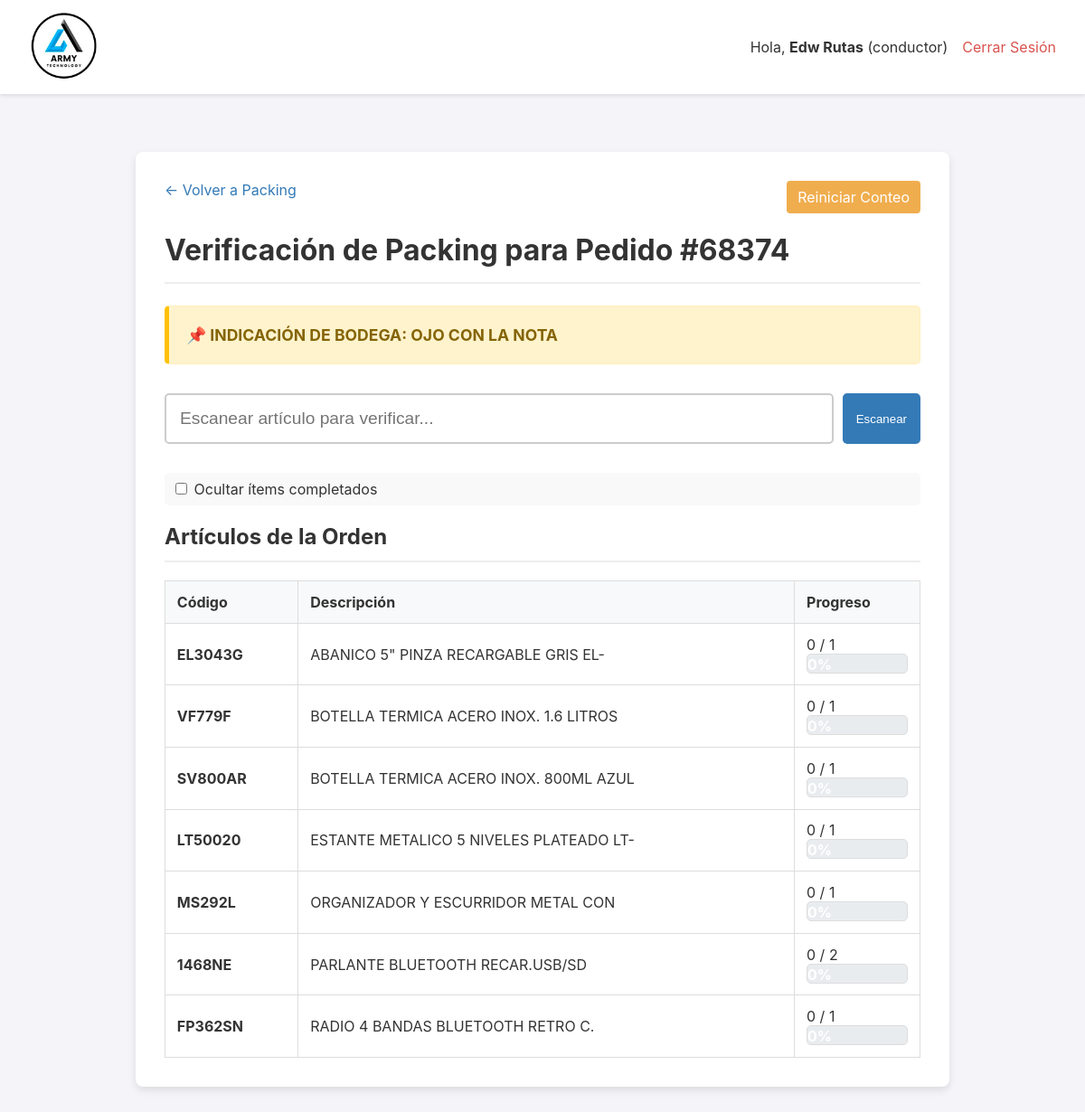
The page /packing/13 (signed in) on the database its author committed.
### app.py (models this page shows, shortened)
class User(UserMixin, db.Model):
    id = db.Column(db.Integer, primary_key=True)
    username = db.Column(db.String(80), unique=True, nullable=False)
    password_hash = db.Column(db.String(256), nullable=False)
    role = db.Column(db.String(20), nullable=False, default='operario')

class Orden(db.Model):
    id = db.Column(db.Integer, primary_key=True)
    numero_pedido = db.Column(db.String(50), unique=True, nullable=False)
    cliente_nombre = db.Column(db.String(200), nullable=False)
    cliente_direccion = db.Column(db.String(300), nullable=True)
    estado = db.Column(db.String(30), nullable=False, default='PENDIENTE')
    fecha_creacion = db.Column(db.DateTime, nullable=False, default=datetime.datetime.utcnow)
    lote_id = db.Column(db.Integer, db.ForeignKey('lote_picking.id'), nullable=True)
    items = db.relationship('ItemOrden', backref='orden', lazy=True, cascade="all, delete-orphan")
    fecha_inicio_picking = db.Column(db.DateTime, nullable=True)
    fecha_fin_picking = db.Column(db.DateTime, nullable=True)
    fecha_fin_packing = db.Column(db.DateTime, nullable=True)
    fecha_despacho = db.Column(db.DateTime, nullable=True)
    packer_id = db.Column(db.Integer, db.ForeignKey('user.id', ondelete='SET NULL'), nullable=True)
    packer = db.relationship('User', foreign_keys=[packer_id])
    devolucion_confirmada = db.Column(db.Boolean, default=False, nullable=False)
    bultos = db.relationship('Bulto', backref='orden', cascade="all, delete-orphan")
    hoja_de_ruta_id = db.Column(db.Integer, db.ForeignKey('hoja_de_ruta.id'), nullable=True)
    destino_id = db.Column(db.Integer, db.ForeignKey('destino.id'), nullable=True)
    destino = db.relationship('Destino', backref='ordenes')
    guia_encomienda = db.Column(db.String(100), nullable=True)
    nota_entrega = db.Column(db.Text, nullable=True)
    fecha_entrega_final = db.Column(db.DateTime, nullable=True)
    nota_bodega = db.Column(db.Text, nullable=True)
    foto_guia_url = db.Column(db.String(500), nullable=True)

class ItemOrden(db.Model):
    id = db.Column(db.Integer, primary_key=True)
    orden_id = db.Column(db.Integer, db.ForeignKey('orden.id'), nullable=False)
    codigo_articulo = db.Column(db.String(100), nullable=False)
    descripcion_articulo = db.Column(db.String(300), nullable=False)
    cantidad_solicitada = db.Column(db.Integer, nullable=False)
    cantidad_recogida = db.Column(db.Integer, nullable=False, default=0)
    cantidad_empacada = db.Column(db.Integer, nullable=False, default=0)
    tiene_incidencia = db.Column(db.Boolean, default=False, nullable=False)
    tipo_incidencia = db.Column(db.String(50), nullable=True)
    nota_incidencia = db.Column(db.Text, nullable=True)

### app.py (the view, shortened to what this page needs)
@app.route('/packing/<int:orden_id>', methods=['GET'])
@login_required
def detalle_packing(orden_id):
    orden = db.get_or_404(Orden, orden_id)
    if orden.estado != 'EMPACADO':
        flash('Esta orden no está lista para packing.', 'error')
        return redirect(url_for('dashboard_packing'))
    auto_corregido = False
    for item in orden.items:
        if item.codigo_articulo in CODIGOS_DE_SERVICIO and item.cantidad_empacada != item.cantidad_solicitada:
            item.cantidad_empacada = item.cantidad_solicitada
            auto_corregido = True
            print(f"-> Autocorrección: Servicio {item.codigo_articulo} completado en packing para la orden #{orden.id}")
    if auto_corregido:
        db.session.commit()
    return render_template('detalle_packing.html', orden=orden)

### app.py (called while the page is built)
@login_manager.user_loader
def load_user(user_id):
    return db.session.get(User, int(user_id))

### templates/detalle_packing.html (shortened to what this page needs)
{% extends "layout.html" %}
{% block content %}
<div class="container">
    <a href="{{ url_for('dashboard_packing') }}" class="back-link">← Volver a Packing</a>
    <a href="{{ url_for('detalle_packing', orden_id=orden.id, reset='true') }}" class="action-link" style="float: right; background-color: #f0ad4e; color: white; padding: 8px 12px; text-decoration: none; border-radius: 4px;" onclick="return confirm('¿Está seguro de que desea reiniciar el conteo de packing para esta orden?');">Reiniciar Conteo</a>
    <h1>Verificación de Packing para Pedido #{{ orden.numero_pedido }}</h1>
    {% if orden.nota_bodega %}
        <div style="background-color: #fff3cd; color: #856404; border: 1px solid #ffeeba; border-left: 5px solid #ffc107; padding: 1.2rem; margin: 1.5rem 0; border-radius: 5px; font-weight: bold; font-size: 1.1rem; line-height: 1.4;">
            📌 INDICACIÓN DE BODEGA: <span style="text-transform: uppercase;">{{ orden.nota_bodega }}</span>
        </div>
    {% endif %}
    <form id="scan-form-packing" class="scan-form">
        <input type="text" id="scan-input-packing" class="scan-input" placeholder="Escanear artículo para verificar..." autofocus autocomplete="off">
        <button type="submit" class="scan-btn">Escanear</button>
    </form>
    <div class="view-options">
        <label>
            <input type="checkbox" id="toggle-ocultar-completados">
            Ocultar ítems completados
        </label>
    </div>
    <h2>Artículos de la Orden</h2>
    <table>
        <thead>
            <tr>
                <th>Código</th>
                <th>Descripción</th>
                <th>Progreso</th>
            </tr>
        </thead>
        <tbody>
            {% for item in orden.items %}
                <tr class="item-row" id="item-row-{{ item.codigo_articulo }}">
                    <td><strong>{{ item.codigo_articulo }}</strong></td>
                    <td>{{ item.descripcion_articulo }}</td>
                    <td>
                        {% set escaneados = item.cantidad_empacada %}
                        {% set solicitados = item.cantidad_solicitada %}
                        <span id="progreso-texto-{{ item.codigo_articulo }}">{{ escaneados }} / {{ solicitados }}</span>
                        <div class="progress-bar">
                            {% set progreso_inicial = (escaneados / solicitados) * 100 if solicitados > 0 else (100 if escaneados >= solicitados else 0) %}
                            <div id="progreso-barra-{{ item.codigo_articulo }}" class="progress" style="width: {{ progreso_inicial }}%;">
                                {{ '%.0f'|format(progreso_inicial) }}%
                            </div>
                        </div>
                    </td>
                </tr>
            {% endfor %}
        </tbody>
    </table>
</div>
{% endblock %}

### templates/layout.html (shortened to what this page needs)
<!DOCTYPE html>
<html lang="es">
<head>
</head>
<body>
    <header>
        <div class="logo">
            <a href="{{ url_for('dashboard') }}">
                <img src="{{ url_for('static', filename='img/logo.png') }}" alt="Logo de la Empresa">
            </a>
        </div>
        <nav class="nav">
             {% if current_user.is_authenticated %}
                <div class="user-info">
                    <span>Hola, <strong>{{ current_user.username }}</strong> ({{ current_user.role }})</span>
                    <a href="{{ url_for('logout') }}" style="color: #d9534f;">Cerrar Sesión</a>
                </div>
             {% endif %}
        </nav>
    </header>
    <main>
        {% block content %}{% endblock %}
    </main>
</body>
</html>

### templates/layout.html (style rules this page uses)
body { font-family: -apple-system, BlinkMacSystemFont, "Segoe UI", Roboto, "Helvetica Neue", Arial, sans-serif; margin: 0; background-color: #f4f4f9; color: #333; }
header { background-color: #fff; padding: 10px 2em; display: flex; justify-content: space-between; align-items: center; box-shadow: 0 2px 4px rgba(0,0,0,0.1); position: sticky; top: 0; z-index: 100; }
.logo img { height: 80px; }
.nav { display: flex; align-items: center; gap: 1em; }
.nav-admin-links a, .user-info a { text-decoration: none; color: #007bff; }
.user-info { display: flex; align-items: center; gap: 1em; }
main { padding: 2em; }
* { box-sizing: border-box; }
main { padding: 1em; }
@media (min-width: 768px) { main { padding: 2em; } }

### templates/detalle_packing.html (style rules this page uses)
.container { max-width: 900px; margin: 2em auto; background: white; padding: 2em; border-radius: 8px; box-shadow: 0 4px 8px rgba(0,0,0,0.1); }
h1, h2 { border-bottom: 2px solid #eee; padding-bottom: 0.5em; }
.back-link { display: inline-block; margin-bottom: 1rem; color: #337ab7; text-decoration: none; }
.scan-form { margin: 2em 0; display: flex; gap: 10px; flex-direction: column; }
.scan-input { flex-grow: 1; font-size: 1.2rem; padding: 15px; border-radius: 5px; border: 2px solid #ccc; }
.scan-btn { background-color: #337ab7; color: white; border: none; cursor: pointer; padding: 15px; border-radius: 5px; }
.view-options { margin: 1rem 0; padding: 0.5rem; background-color: #f9f9f9; border-radius: 5px; }
table { width: 100%; border-collapse: collapse; margin-top: 1em; }
th, td { border: 1px solid #ddd; padding: 0.8em; text-align: left; vertical-align: middle; }
th { background-color: #f8f9fa; }
.progress-bar { background-color: #e9ecef; border-radius: 5px; overflow: hidden; height: 22px; border: 1px solid #ddd; }
.progress { background-color: #337ab7; color: white; text-align: center; font-weight: bold; height: 100%; line-height: 22px; transition: width 0.4s ease-in-out; }
@media (min-width: 768px) { .scan-form { flex-direction: row; } }

### rows shown on the page
User: username "Edw Rutas", role "conductor"
Orden: numero_pedido "68374", nota_bodega "OJO CON LA NOTA"
ItemOrden: codigo_articulo "EL3043G", descripcion_articulo "ABANICO 5\" PINZA RECARGABLE GRIS EL-", escaneados "0", solicitados "1", progreso_inicial "0"
ItemOrden: codigo_articulo "VF779F", descripcion_articulo "BOTELLA TERMICA ACERO INOX. 1.6 LITROS", escaneados "0", solicitados "1", progreso_inicial "0"
ItemOrden: codigo_articulo "SV800AR", descripcion_articulo "BOTELLA TERMICA ACERO INOX. 800ML AZUL", escaneados "0", solicitados "1", progreso_inicial "0"
ItemOrden: codigo_articulo "LT50020", descripcion_articulo "ESTANTE METALICO 5 NIVELES PLATEADO LT-", escaneados "0", solicitados "1", progreso_inicial "0"
ItemOrden: codigo_articulo "MS292L", descripcion_articulo "ORGANIZADOR Y ESCURRIDOR METAL CON", escaneados "0", solicitados "1", progreso_inicial "0"
ItemOrden: codigo_articulo "1468NE", descripcion_articulo "PARLANTE BLUETOOTH RECAR.USB/SD", escaneados "0", solicitados "2", progreso_inicial "0"
ItemOrden: codigo_articulo "FP362SN", descripcion_articulo "RADIO 4 BANDAS BLUETOOTH RETRO C.", escaneados "0", solicitados "1", progreso_inicial "0"
